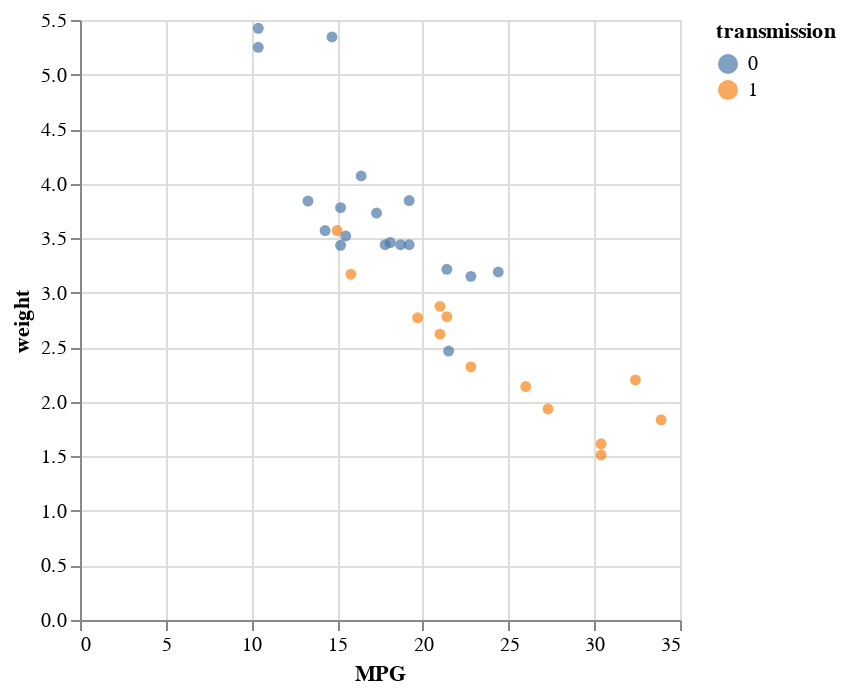

Source (notebook cell):
### Markdown cell above
This would be a bit easier to read if the dots were filled so we could better see the colors. Luckily we can easily override the "global" properties of points to make them filled (`.mark_point(filled=True)`). Alternatively, you could use `.mark_circle`, which is a filled `.mark_point`. You can read more about this and see more options on the [Altair website](https://altair-viz.github.io/user_guide/customization.html).

### Code cell
#2.3 Change the look of the marks (filled)
alt.Chart(mtcars).mark_point(filled=True).encode(
    alt.X("MPG:Q"),
    alt.Y("weight:Q"),
    alt.Color("transmission:N")
)

### Figure 1 — Vega-Lite specification as saved in the notebook (floating-point values rounded to 4 significant figures)
{"config": {"view": {"continuousWidth": 300, "continuousHeight": 300}}, "data": {"name": "data-a4c85d0c7c83a07683be57f0abc670da"}, "mark": {"type": "point", "filled": true}, "encoding": {"color": {"field": "transmission", "type": "nominal"}, "x": {"field": "MPG", "type": "quantitative"}, "y": {"field": "weight", "type": "quantitative"}}, "$schema": "https://vega.github.io/schema/vega-lite/v5.20.1.json", "datasets": {"data-a4c85d0c7c83a07683be57f0abc670da": [{"model": "Mazda RX4", "MPG": 21.0, "cylinders": 6, "displacement": 160.0, "HP": 110, "rear_axle_ratio": 3.9, "weight": 2.62, "qsec": 16.46, "vs": 0, "transmission": 1, "gears": 4, "carb": 4}, {"model": "Mazda RX4 Wag", "MPG": 21.0, "cylinders": 6, "displacement": 160.0, "HP": 110, "rear_axle_ratio": 3.9, "weight": 2.875, "qsec": 17.02, "vs": 0, "transmission": 1, "gears": 4, "carb": 4}, {"model": "Datsun 710", "MPG": 22.8, "cylinders": 4, "displacement": 108.0, "HP": 93, "rear_axle_ratio": 3.85, "weight": 2.32, "qsec": 18.61, "vs": 1, "transmission": 1, "gears": 4, "carb": 1}, {"model": "Hornet 4 Drive", "MPG": 21.4, "cylinders": 6, "displacement": 258.0, "HP": 110, "rear_axle_ratio": 3.08, "weight": 3.215, "qsec": 19.44, "vs": 1, "transmission": 0, "gears": 3, "carb": 1}, {"model": "Hornet Sportabout", "MPG": 18.7, "cylinders": 8, "displacement": 360.0, "HP": 175, "rear_axle_ratio": 3.15, "weight": 3.44, "qsec": 17.02, "vs": 0, "transmission": 0, "gears": 3, "carb": 2}, {"model": "Valiant", "MPG": 18.1, "cylinders": 6, "displacement": 225.0, "HP": 105, "rear_axle_ratio": 2.76, "weight": 3.46, "qsec": 20.22, "vs": 1, "transmission": 0, "gears": 3, "carb": 1}, {"model": "Duster 360", "MPG": 14.3, "cylinders": 8, "displacement": 360.0, "HP": 245, "rear_axle_ratio": 3.21, "weight": 3.57, "qsec": 15.84, "vs": 0, "transmission": 0, "gears": 3, "carb": 4}, {"model": "Merc 240D", "MPG": 24.4, "cylinders": 4, "displacement": 146.7, "HP": 62, "rear_axle_ratio": 3.69, "weight": 3.19, "qsec": 20.0, "vs": 1, "transmission": 0, "gears": 4, "carb": 2}, {"model": "Merc 230", "MPG": 22.8, "cylinders": 4, "displacement": 140.8, "HP": 95, "rear_axle_ratio": 3.92, "weight": 3.15, "qsec": 22.9, "vs": 1, "transmission": 0, "gears": 4, "carb": 2}, {"model": "Merc 280", "MPG": 19.2, "cylinders": 6, "displacement": 167.6, "HP": 123, "rear_axle_ratio": 3.92, "weight": 3.44, "qsec": 18.3, "vs": 1, "transmission": 0, "gears": 4, "carb": 4}, {"model": "Merc 280C", "MPG": 17.8, "cylinders": 6, "displacement": 167.6, "HP": 123, "rear_axle_ratio": 3.92, "weight": 3.44, "qsec": 18.9, "vs": 1, "transmission": 0, "gears": 4, "carb": 4}, {"model": "Merc 450SE", "MPG": 16.4, "cylinders": 8, "displacement": 275.8, "HP": 180, "rear_axle_ratio": 3.07, "weight": 4.07, "qsec": 17.4, "vs": 0, "transmission": 0, "gears": 3, "carb": 3}, {"model": "Merc 450SL", "MPG": 17.3, "cylinders": 8, "displacement": 275.8, "HP": 180, "rear_axle_ratio": 3.07, "weight": 3.73, "qsec": 17.6, "vs": 0, "transmission": 0, "gears": 3, "carb": 3}, {"model": "Merc 450SLC", "MPG": 15.2, "cylinders": 8, "displacement": 275.8, "HP": 180, "rear_axle_ratio": 3.07, "weight": 3.78, "qsec": 18.0, "vs": 0, "transmission": 0, "gears": 3, "carb": 3}, {"model": "Cadillac Fleetwood", "MPG": 10.4, "cylinders": 8, "displacement": 472.0, "HP": 205, "rear_axle_ratio": 2.93, "weight": 5.25, "qsec": 17.98, "vs": 0, "transmission": 0, "gears": 3, "carb": 4}, {"model": "Lincoln Continental", "MPG": 10.4, "cylinders": 8, "displacement": 460.0, "HP": 215, "rear_axle_ratio": 3.0, "weight": 5.424, "qsec": 17.82, "vs": 0, "transmission": 0, "gears": 3, "carb": 4}, {"model": "Chrysler Imperial", "MPG": 14.7, "cylinders": 8, "displacement": 440.0, "HP": 230, "rear_axle_ratio": 3.23, "weight": 5.345, "qsec": 17.42, "vs": 0, "transmission": 0, "gears": 3, "carb": 4}, {"model": "Fiat 128", "MPG": 32.4, "cylinders": 4, "displacement": 78.7, "HP": 66, "rear_axle_ratio": 4.08, "weight": 2.2, "qsec": 19.47, "vs": 1, "transmission": 1, "gears": 4, "carb": 1}, {"model": "Honda Civic", "MPG": 30.4, "cylinders": 4, "displacement": 75.7, "HP": 52, "rear_axle_ratio": 4.93, "weight": 1.615, "qsec": 18.52, "vs": 1, "transmission": 1, "gears": 4, "carb": 2}, {"model": "Toyota Corolla", "MPG": 33.9, "cylinders": 4, "displacement": 71.1, "HP": 65, "rear_axle_ratio": 4.22, "weight": 1.835, "qsec": 19.9, "vs": 1, "transmission": 1, "gears": 4, "carb": 1}, {"model": "Toyota Corona", "MPG": 21.5, "cylinders": 4, "displacement": 120.1, "HP": 97, "rear_axle_ratio": 3.7, "weight": 2.465, "qsec": 20.01, "vs": 1, "transmission": 0, "gears": 3, "carb": 1}, {"model": "Dodge Challenger", "MPG": 15.5, "cylinders": 8, "displacement": 318.0, "HP": 150, "rear_axle_ratio": 2.76, "weight": 3.52, "qsec": 16.87, "vs": 0, "transmission": 0, "gears": 3, "carb": 2}, {"model": "AMC Javelin", "MPG": 15.2, "cylinders": 8, "displacement": 304.0, "HP": 150, "rear_axle_ratio": 3.15, "weight": 3.435, "qsec": 17.3, "vs": 0, "transmission": 0, "gears": 3, "carb": 2}, {"model": "Camaro Z28", "MPG": 13.3, "cylinders": 8, "displacement": 350.0, "HP": 245, "rear_axle_ratio": 3.73, "weight": 3.84, "qsec": 15.41, "vs": 0, "transmission": 0, "gears": 3, "carb": 4}, {"model": "Pontiac Firebird", "MPG": 19.2, "cylinders": 8, "displacement": 400.0, "HP": 175, "rear_axle_ratio": 3.08, "weight": 3.845, "qsec": 17.05, "vs": 0, "transmission": 0, "gears": 3, "carb": 2}, {"model": "Fiat X1-9", "MPG": 27.3, "cylinders": 4, "displacement": 79.0, "HP": 66, "rear_axle_ratio": 4.08, "weight": 1.935, "qsec": 18.9, "vs": 1, "transmission": 1, "gears": 4, "carb": 1}, {"model": "Porsche 914-2", "MPG": 26.0, "cylinders": 4, "displacement": 120.3, "HP": 91, "rear_axle_ratio": 4.43, "weight": 2.14, "qsec": 16.7, "vs": 0, "transmission": 1, "gears": 5, "carb": 2}, {"model": "Lotus Europa", "MPG": 30.4, "cylinders": 4, "displacement": 95.1, "HP": 113, "rear_axle_ratio": 3.77, "weight": 1.513, "qsec": 16.9, "vs": 1, "transmission": 1, "gears": 5, "carb": 2}, {"model": "Ford Pantera L", "MPG": 15.8, "cylinders": 8, "displacement": 351.0, "HP": 264, "rear_axle_ratio": 4.22, "weight": 3.17, "qsec": 14.5, "vs": 0, "transmission": 1, "gears": 5, "carb": 4}, {"model": "Ferrari Dino", "MPG": 19.7, "cylinders": 6, "displacement": 145.0, "HP": 175, "rear_axle_ratio": 3.62, "weight": 2.77, "qsec": 15.5, "vs": 0, "transmission": 1, "gears": 5, "carb": 6}, {"model": "Maserati Bora", "MPG": 15.0, "cylinders": 8, "displacement": 301.0, "HP": 335, "rear_axle_ratio": 3.54, "weight": 3.57, "qsec": 14.6, "vs": 0, "transmission": 1, "gears": 5, "carb": 8}, {"model": "Volvo 142E", "MPG": 21.4, "cylinders": 4, "displacement": 121.0, "HP": 109, "rear_axle_ratio": 4.11, "weight": 2.78, "qsec": 18.6, "vs": 1, "transmission": 1, "gears": 4, "carb": 2}]}}
